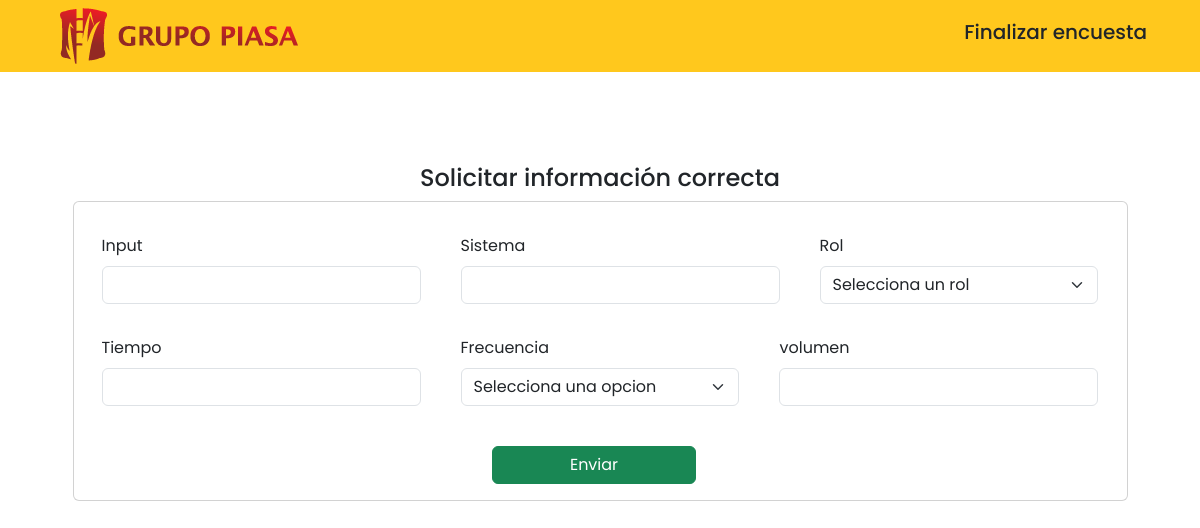
The app's page /vis/paso4.php?id=15 (signed in), older data.
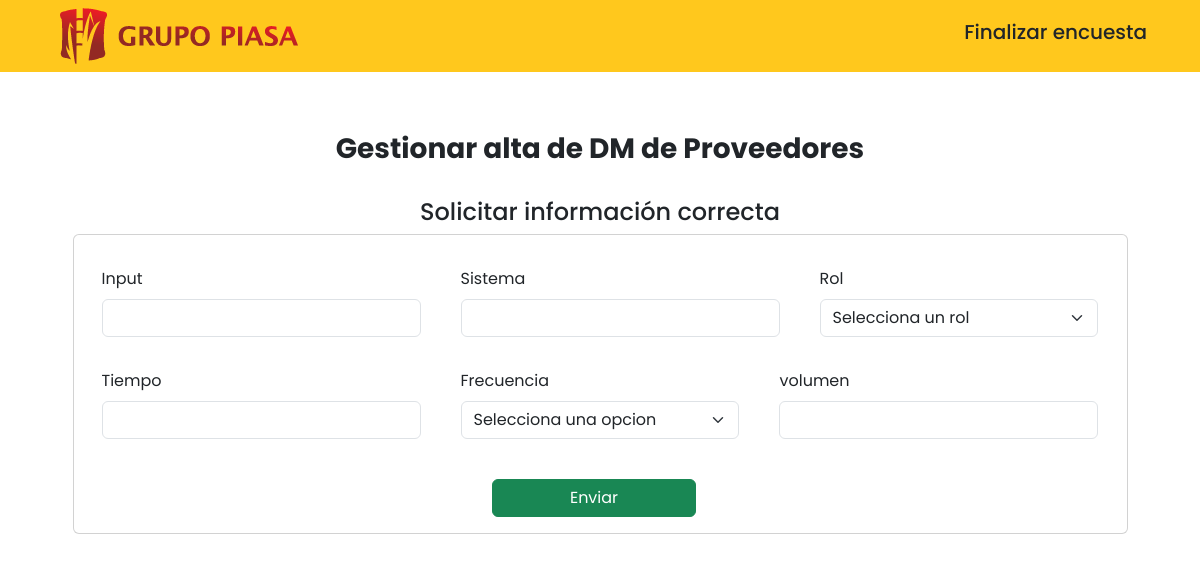
The same page, newer data.
### tables this page shows
CREATE TABLE `procesos_consultas` (
  `id` int(11) NOT NULL,
  `proceso` varchar(255) DEFAULT NULL,
  `subproceso` varchar(255) DEFAULT NULL,
  `actividad` varchar(255) DEFAULT NULL,
  `val_frec` varchar(10) NOT NULL,
  `input` varchar(100) NOT NULL,
  `sistema` varchar(100) NOT NULL,
  `rol` varchar(100) NOT NULL,
  `tiempo` varchar(100) NOT NULL,
  `vol` varchar(100) NOT NULL,
  `t_h` varchar(50) NOT NULL,
  `ftes` varchar(50) NOT NULL,
  `estado` varchar(5) NOT NULL
);

### vis/paso4.php (the view, shortened to what this page needs)
<?php
 include('../config/conexion.php');
if  (isset($_GET['id'])) {
  $id = $_GET['id'];
  $query = "SELECT * FROM procesos_consultas WHERE id = $id";
  $result = mysqli_query($conexion, $query);
  if (mysqli_num_rows($result) == 1) {
    $row = mysqli_fetch_array($result);
  }
}
?>
<!DOCTYPE html>
<html lang="en">
<head>
    <link href="https://cdn.jsdelivr.net/npm/bootstrap@5.3.2/dist/css/bootstrap.min.css" rel="stylesheet">
    <link rel="stylesheet" href="../css/users.css">
</head>
<body>
    <section class="navbar-section">
        <div class="container-navbar">
            <nav class="navbar">
                <div class="logo">
                    <img src="../img/logo.png">
                </div>
                <div class="button-navbar">
                    <form class="d-flex" action="../destroy.php">
                        <button class="btn" type="submit">
                            <h5>Finalizar encuesta</h5>
                        </button>
                    </form>
                </div>
            </nav>
        </div>
    </section>
    <section class="body-container">
        <div class="container" style="margin-top: 5%;">
            <div class="row justify-content-center">
                <div class="title text-center">
                    <h3><b><?php echo $row['subproceso']; ?></b></h3>
                    <br>
                    <h4><?php echo $row['actividad']; ?></h4>
                </div>
                <br><br>
                <div class="card" style="width: auto;">
                    <div class="card-body">
                    <form action="" method="POST">
                        <div class="d-flex" style="gap: 40px;">
                            <div class="mb-3">
                                <label for="input" class="form-label">Input</label>
                                <input type="text" class="form-control" name="input" id="input" style="width: 100%;" required>
                            </div>
                            <div class="mb-3">
                                <label for="sistema" class="form-label">Sistema</label>
                                <input type="text" class="form-control" name="sistema" id="sistema" style="width: 100%;" required>
                            </div>
                            <div class="mb-3" style="width: 30%;">
                                <label for="rol" class="form-label">Rol</label>
                                <select class="form-select mb-3" name="rol" id="rol" style="width: 100%;" required>
                                    <option selected disabled value="">Selecciona un rol</option>
                                </select>
                            </div>
                        </div>
                        <div class="d-flex" style="gap: 40px;">
                            <div class="mb-3">
                                <label for="tiempo" class="form-label">Tiempo</label>
                                <input type="text" class="form-control" name="tiempo" id="tiempo" style="width: 100%;" required>
                            </div>
                            <div class="md-3" style="align-items: center; width: 30%">
                          <label for="val_Frec" class="form-label">Frecuencia</label>
                          <div class="d-flex" style="gap: 2%;">
                              <select class="form-select mb-3" name="val_Frec" id="val_Frec"  required>
                              <option selected disabled value="">Selecciona una opcion</option>
                              </select>
                          </div>
                        </div>
                            <div class="mb-3">
                                <label for="vol" class="form-label">volumen</label>
                                <input type="text" class="form-control" id="vol" name="vol" style="width: 100%;" required>
                            </div>
                        </div>
                        <br>
                        <div class="row justify-content-center">
                            <input type="submit" class="btn btn-success btn-block" style="width: 20%; margin-right: 12px;" value="Enviar">
                        </div>
                    </form>
                    </div>
                </div>
            </div>
        </div>
    </section>
</body>
</html>

Row changes from the older to the newer data that the page shows:
changed procesos_consultas "Solicitar información correcta": subproceso (not shown) → "Gestionar alta de DM de Proveedores"
